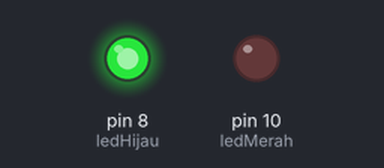
A sketch run on a simulated Arduino Uno, built with avr-gcc and run on an emulated ATmega328P. Shown: output pins drawn as LEDs (lit = HIGH). What the sketch prints to the serial monitor is not drawn.

Above: at 0.1 s.
Timing chart, 0 to 1.7 s (numbered marks = the images above):
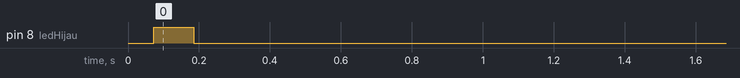

The sketch:

sketch.ino
```cpp
int A = 10;
int B = 2;
int ACC = 0;

int ledMerah = 10;
int ledHijau = 8;

void setup() {
  Serial.begin(9600);

  pinMode(ledMerah, OUTPUT);
  pinMode(ledHijau, OUTPUT);

  Serial.println("=== Simulasi Proses Aritmatika Mikroprosesor ===");

  // Perkalian
  Serial.println("\n[Instruksi 1] MUL A, B");
  ACC = A * B;
  Serial.print("Register A = "); Serial.println(A);
  Serial.print("Register B = "); Serial.println(B);
  Serial.print("Accumulator (A * B) = "); Serial.println(ACC);

  if (ACC > 15) {
    digitalWrite(ledHijau, HIGH);
    digitalWrite(ledMerah, LOW);
    Serial.println("Hasil > 15: LED Hijau ON");
  } else {
    digitalWrite(ledMerah, HIGH);
    digitalWrite(ledHijau, LOW);
    Serial.println("Hasil <= 15: LED Merah ON");
  }

  // Pembagian
  Serial.println("\n[Instruksi 2] DIV A, B");

  if (B != 0) {
    ACC = A / B;
    Serial.print("Register A = "); Serial.println(A);
    Serial.print("Register B = "); Serial.println(B);
    Serial.print("Accumulator (A / B) = "); Serial.println(ACC);
  } else {
    Serial.println("Error: Pembagian dengan 0!");
    ACC = 0;
  }

  if (ACC > 15) {
    digitalWrite(ledHijau, HIGH);
    digitalWrite(ledMerah, LOW);
    Serial.println("Hasil > 15: LED Hijau ON");
  } else {
    digitalWrite(ledMerah, HIGH);
    digitalWrite(ledHijau, LOW);
    Serial.println("Hasil <= 15: LED Merah ON");
  }
}

void loop() {
}
```
